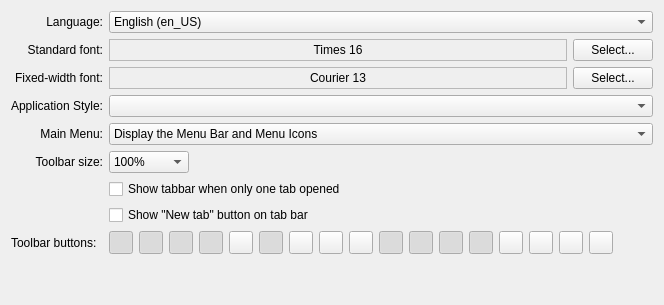
     <widget class="QWidget" name="tab_3">
      <attribute name="title">
       <string>Appearance</string>
      </attribute>
      <layout class="QVBoxLayout" name="verticalLayout">
       <item>
        <layout class="QGridLayout" name="apperanceGridLayout">
         <item row="5" column="1">
          <widget class="QComboBox" name="cbToolbarSize">
           <property name="maximumSize">
            <size>
             <width>80</width>
             <height>16777215</height>
            </size>
           </property>
           <property name="currentIndex">
            <number>5</number>
           </property>
           <item>
            <property name="text">
             <string>50%</string>
            </property>
           </item>
           <item>
            <property name="text">
             <string>60%</string>
            </property>
           </item>
           <item>
            <property name="text">
             <string>70%</string>
            </property>
           </item>
           <item>
            <property name="text">
             <string>80%</string>
            </property>
           </item>
           <item>
            <property name="text">
             <string>90%</string>
            </property>
           </item>
           <item>
            <property name="text">
             <string>100%</string>
            </property>
           </item>
           <item>
            <property name="text">
             <string>110%</string>
            </property>
           </item>
           <item>
            <property name="text">
             <string>120%</string>
            </property>
           </item>
           <item>
            <property name="text">
             <string>130%</string>
            </property>
           </item>
           <item>
            <property name="text">
             <string>140%</string>
            </property>
           </item>
           <item>
            <property name="text">
             <string>150%</string>
            </property>
           </item>
          </widget>
         </item>
         <item row="3" column="1">
          <widget class="QComboBox" name="comboBoxStyle">
           <property name="sizeAdjustPolicy">
            <enum>QComboBox::AdjustToMinimumContentsLength</enum>
           </property>
          </widget>
         </item>
         <item row="1" column="1">
          <layout class="QHBoxLayout" name="horizontalLayout_3">
           <item>
            <widget class="QLabel" name="standardLabel">
             <property name="sizePolicy">
              <sizepolicy hsizetype="Expanding" vsizetype="Preferred">
               <horstretch>0</horstretch>
               <verstretch>0</verstretch>
              </sizepolicy>
             </property>
             <property name="frameShape">
              <enum>QFrame::StyledPanel</enum>
             </property>
             <property name="text">
              <string>Times 16</string>
             </property>
             <property name="alignment">
              <set>Qt::AlignCenter</set>
             </property>
            </widget>
           </item>
           <item>
            <widget class="QPushButton" name="standardFontButton">
             <property name="text">
              <string>Select...</string>
             </property>
            </widget>
           </item>
          </layout>
         </item>
         <item row="0" column="1">
          <widget class="QComboBox" name="comboLangs">
           <item>
            <property name="text">
             <string>English (en_US)</string>
            </property>
           </item>
           <item>
            <property name="text">
             <string>Chinese Traditional (zh_tw)</string>
            </property>
           </item>
           <item>
            <property name="text">
             <string>Chinese Simplified (zh_cn)</string>
            </property>
           </item>
           <item>
            <property name="text">
             <string>Czech (cz)</string>
            </property>
           </item>
           <item>
            <property name="text">
             <string>Farsi (fa)</string>
            </property>
           </item>
           <item>
            <property name="text">
             <string>French (fr)</string>
            </property>
           </item>
           <item>
            <property name="text">
             <string>German (de)</string>
            </property>
           </item>
           <item>
            <property name="text">
             <string>Hungarian (hu)</string>
            </property>
           </item>
           <item>
            <property name="text">
             <string>Italian (it)</string>
            </property>
           </item>
           <item>
            <property name="text">
             <string>Japanese (ja)</string>
            </property>
           </item>
           <item>
            <property name="text">
             <string>Russian (ru_RU)</string>
            </property>
           </item>
           <item>
            <property name="text">
             <string>Spanish (es)</string>
            </property>
           </item>
           <item>
            <property name="text">
             <string>Swedish (sv)</string>
            </property>
           </item>
          </widget>
         </item>
         <item row="4" column="1">
          <widget class="QComboBox" name="comboMainMenu">
           <item>
            <property name="text">
             <string>Display the Menu Bar and Menu Icons</string>
            </property>
           </item>
           <item>
            <property name="text">
             <string>Display the Menu Bar, but hide Menu Icons (re-start is required when changed)</string>
            </property>
           </item>
           <item>
            <property name="text">
             <string>Hide the Menu Bar (functionality can be accessed via Shortcuts)</string>
            </property>
           </item>
          </widget>
         </item>
         <item row="2" column="0">
          <widget class="QLabel" name="label_6">
           <property name="text">
            <string>Fixed-width font:</string>
           </property>
           <property name="alignment">
            <set>Qt::AlignRight|Qt::AlignTrailing|Qt::AlignVCenter</set>
           </property>
          </widget>
         </item>
         <item row="1" column="0">
          <widget class="QLabel" name="label_5">
           <property name="text">
            <string>Standard font:</string>
           </property>
           <property name="alignment">
            <set>Qt::AlignRight|Qt::AlignTrailing|Qt::AlignVCenter</set>
           </property>
          </widget>
         </item>
         <item row="9" column="0">
          <widget class="QLabel" name="label_24">
           <property name="text">
            <string>Toolbar buttons:</string>
           </property>
          </widget>
         </item>
         <item row="5" column="0">
          <widget class="QLabel" name="label_23">
           <property name="text">
            <string>Toolbar size:</string>
           </property>
           <property name="alignment">
            <set>Qt::AlignRight|Qt::AlignTrailing|Qt::AlignVCenter</set>
           </property>
          </widget>
         </item>
         <item row="2" column="1">
          <layout class="QHBoxLayout" name="horizontalLayout_4">
           <item>
            <widget class="QLabel" name="fixedLabel">
             <property name="sizePolicy">
              <sizepolicy hsizetype="Expanding" vsizetype="Preferred">
               <horstretch>0</horstretch>
               <verstretch>0</verstretch>
              </sizepolicy>
             </property>
             <property name="frameShape">
              <enum>QFrame::StyledPanel</enum>
             </property>
             <property name="text">
              <string>Courier 13</string>
             </property>
             <property name="alignment">
              <set>Qt::AlignCenter</set>
             </property>
            </widget>
           </item>
           <item>
            <widget class="QPushButton" name="fixedFontButton">
             <property name="text">
              <string>Select...</string>
             </property>
            </widget>
           </item>
          </layout>
         </item>
         <item row="3" column="0">
          <widget class="QLabel" name="label_15">
           <property name="text">
            <string>Application Style:</string>
           </property>
           <property name="alignment">
            <set>Qt::AlignLeading|Qt::AlignLeft|Qt::AlignRight|Qt::AlignTrailing|Qt::AlignVCenter</set>
           </property>
          </widget>
         </item>
         <item row="0" column="0">
          <widget class="QLabel" name="label_22">
           <property name="text">
            <string>Language:</string>
           </property>
           <property name="alignment">
            <set>Qt::AlignLeading|Qt::AlignLeft|Qt::AlignRight|Qt::AlignTrailing|Qt::AlignVCenter</set>
           </property>
          </widget>
         </item>
         <item row="9" column="1">
          <layout class="QHBoxLayout" name="horizontalLayout_5">
           <item>
            <widget class="QToolButton" name="tbGoBack">
             <property name="maximumSize">
              <size>
               <width>31</width>
               <height>31</height>
              </size>
             </property>
             <property name="toolTip">
              <string>Back</string>
             </property>
             <property name="icon">
              <iconset>
               <normaloff>://arrow_left_green.png</normaloff>://arrow_left_green.png</iconset>
             </property>
             <property name="checkable">
              <bool>true</bool>
             </property>
             <property name="checked">
              <bool>true</bool>
             </property>
             <property name="toolButtonStyle">
              <enum>Qt::ToolButtonTextBesideIcon</enum>
             </property>
            </widget>
           </item>
           <item>
            <widget class="QToolButton" name="tbGoForward">
             <property name="maximumSize">
              <size>
               <width>31</width>
               <height>31</height>
              </size>
             </property>
             <property name="toolTip">
              <string>Forward</string>
             </property>
             <property name="icon">
              <iconset>
               <normaloff>://arrow_right_green.png</normaloff>://arrow_right_green.png</iconset>
             </property>
             <property name="checkable">
              <bool>true</bool>
             </property>
             <property name="checked">
              <bool>true</bool>
             </property>
             <property name="toolButtonStyle">
              <enum>Qt::ToolButtonTextBesideIcon</enum>
             </property>
            </widget>
           </item>
           <item>
            <widget class="QToolButton" name="tbHome">
             <property name="maximumSize">
              <size>
               <width>31</width>
               <height>31</height>
              </size>
             </property>
             <property name="toolTip">
              <string>Home</string>
             </property>
             <property name="icon">
              <iconset>
               <normaloff>://house.png</normaloff>://house.png</iconset>
             </property>
             <property name="checkable">
              <bool>true</bool>
             </property>
             <property name="checked">
              <bool>true</bool>
             </property>
             <property name="toolButtonStyle">
              <enum>Qt::ToolButtonTextBesideIcon</enum>
             </property>
            </widget>
           </item>
           <item>
            <widget class="QToolButton" name="tbAddBook">
             <property name="maximumSize">
              <size>
               <width>31</width>
               <height>31</height>
              </size>
             </property>
             <property name="toolTip">
              <string>Add Bookmark</string>
             </property>
             <property name="icon">
              <iconset>
               <normaloff>://add2.png</normaloff>://add2.png</iconset>
             </property>
             <property name="checkable">
              <bool>true</bool>
             </property>
             <property name="checked">
              <bool>true</bool>
             </property>
             <property name="toolButtonStyle">
              <enum>Qt::ToolButtonTextBesideIcon</enum>
             </property>
            </widget>
           </item>
           <item>
            <widget class="QToolButton" name="tbBookmarks">
             <property name="maximumSize">
              <size>
               <width>31</width>
               <height>31</height>
              </size>
             </property>
             <property name="toolTip">
              <string>Show All Bookmarks</string>
             </property>
             <property name="icon">
              <iconset>
               <normaloff>://bookmarks.png</normaloff>://bookmarks.png</iconset>
             </property>
             <property name="checkable">
              <bool>true</bool>
             </property>
             <property name="checked">
              <bool>false</bool>
             </property>
             <property name="toolButtonStyle">
              <enum>Qt::ToolButtonTextBesideIcon</enum>
             </property>
            </widget>
           </item>
           <item>
            <widget class="QToolButton" name="tbRefresh">
             <property name="maximumSize">
              <size>
               <width>31</width>
               <height>31</height>
              </size>
             </property>
             <property name="toolTip">
              <string>Refresh / Go</string>
             </property>
             <property name="icon">
              <iconset>
               <normaloff>://nav_refresh_green.png</normaloff>://nav_refresh_green.png</iconset>
             </property>
             <property name="checkable">
              <bool>true</bool>
             </property>
             <property name="checked">
              <bool>true</bool>
             </property>
             <property name="toolButtonStyle">
              <enum>Qt::ToolButtonTextBesideIcon</enum>
             </property>
            </widget>
           </item>
           <item>
            <widget class="QToolButton" name="tbVirtKeyb">
             <property name="maximumSize">
              <size>
               <width>31</width>
               <height>31</height>
              </size>
             </property>
             <property name="toolTip">
              <string>Virtual Keyboard</string>
             </property>
             <property name="icon">
              <iconset>
               <normaloff>://keyboard.png</normaloff>://keyboard.png</iconset>
             </property>
             <property name="checkable">
              <bool>true</bool>
             </property>
             <property name="checked">
              <bool>false</bool>
             </property>
             <property name="toolButtonStyle">
              <enum>Qt::ToolButtonTextBesideIcon</enum>
             </property>
            </widget>
           </item>
           <item>
            <widget class="QToolButton" name="tbTextSize">
             <property name="maximumSize">
              <size>
               <width>31</width>
               <height>31</height>
              </size>
             </property>
             <property name="toolTip">
              <string>Change Text Size</string>
             </property>
             <property name="icon">
              <iconset>
               <normaloff>://textsize.png</normaloff>://textsize.png</iconset>
             </property>
             <property name="checkable">
              <bool>true</bool>
             </property>
             <property name="checked">
              <bool>false</bool>
             </property>
             <property name="toolButtonStyle">
              <enum>Qt::ToolButtonTextBesideIcon</enum>
             </property>
            </widget>
           </item>
           <item>
            <widget class="QToolButton" name="tbJavaScript">
             <property name="maximumSize">
              <size>
               <width>31</width>
               <height>31</height>
              </size>
             </property>
             <property name="toolTip">
              <string>&lt;html&gt;&lt;head/&gt;&lt;body&gt;&lt;p&gt;Disable JavaScript&lt;/p&gt;&lt;/body&gt;&lt;/html&gt;</string>
             </property>
             <property name="icon">
              <iconset resource="data/data.qrc">
               <normaloff>:/javascript.png</normaloff>:/javascript.png</iconset>
             </property>
             <property name="checkable">
              <bool>true</bool>
             </property>
             <property name="checked">
              <bool>false</bool>
             </property>
             <property name="toolButtonStyle">
              <enum>Qt::ToolButtonTextBesideIcon</enum>
             </property>
            </widget>
           </item>
           <item>
            <widget class="QToolButton" name="tbCompatibility">
             <property name="maximumSize">
              <size>
               <width>31</width>
               <height>31</height>
              </size>
             </property>
             <property name="toolTip">
              <string>Compatibility</string>
             </property>
             <property name="icon">
              <iconset>
               <normaloff>://logo.png</normaloff>://logo.png</iconset>
             </property>
             <property name="checkable">
              <bool>true</bool>
             </property>
             <property name="checked">
              <bool>true</bool>
             </property>
             <property name="toolButtonStyle">
              <enum>Qt::ToolButtonTextBesideIcon</enum>
             </property>
            </widget>
           </item>
           <item>
            <widget class="QToolButton" name="tbAppStyle">
             <property name="maximumSize">
              <size>
               <width>31</width>
               <height>31</height>
              </size>
             </property>
             <property name="toolTip">
              <string>Application Style</string>
             </property>
             <property name="icon">
              <iconset>
               <normaloff>://app_style.png</normaloff>://app_style.png</iconset>
             </property>
             <property name="checkable">
              <bool>true</bool>
             </property>
             <property name="checked">
              <bool>true</bool>
             </property>
             <property name="toolButtonStyle">
              <enum>Qt::ToolButtonTextBesideIcon</enum>
             </property>
            </widget>
           </item>
           <item>
            <widget class="QToolButton" name="tbPrivMode">
             <property name="maximumSize">
              <size>
               <width>31</width>
               <height>31</height>
              </size>
             </property>
             <property name="toolTip">
              <string>Privacy Mode</string>
             </property>
             <property name="icon">
              <iconset>
               <normaloff>://spy.png</normaloff>://spy.png</iconset>
             </property>
             <property name="checkable">
              <bool>true</bool>
             </property>
             <property name="checked">
              <bool>true</bool>
             </property>
             <property name="toolButtonStyle">
              <enum>Qt::ToolButtonTextBesideIcon</enum>
             </property>
            </widget>
           </item>
           <item>
            <widget class="QToolButton" name="tbPrefs">
             <property name="maximumSize">
              <size>
               <width>31</width>
               <height>31</height>
              </size>
             </property>
             <property name="toolTip">
              <string>Preferences</string>
             </property>
             <property name="icon">
              <iconset>
               <normaloff>://settings.png</normaloff>://settings.png</iconset>
             </property>
             <property name="checkable">
              <bool>true</bool>
             </property>
             <property name="checked">
              <bool>true</bool>
             </property>
             <property name="toolButtonStyle">
              <enum>Qt::ToolButtonTextBesideIcon</enum>
             </property>
            </widget>
           </item>
           <item>
            <widget class="QToolButton" name="tbInspect">
             <property name="maximumSize">
              <size>
               <width>31</width>
               <height>31</height>
              </size>
             </property>
             <property name="toolTip">
              <string>Inspect Element</string>
             </property>
             <property name="icon">
              <iconset>
               <normaloff>://inspect.png</normaloff>://inspect.png</iconset>
             </property>
             <property name="checkable">
              <bool>true</bool>
             </property>
             <property name="checked">
              <bool>false</bool>
             </property>
             <property name="toolButtonStyle">
              <enum>Qt::ToolButtonTextBesideIcon</enum>
             </property>
            </widget>
           </item>
           <item>
            <widget class="QToolButton" name="tbProxy">
             <property name="maximumSize">
              <size>
               <width>31</width>
               <height>31</height>
              </size>
             </property>
             <property name="toolTip">
              <string>Proxy On/Off</string>
             </property>
             <property name="icon">
              <iconset>
               <normaloff>://proxy.png</normaloff>://proxy.png</iconset>
             </property>
             <property name="checkable">
              <bool>true</bool>
             </property>
             <property name="checked">
              <bool>false</bool>
             </property>
             <property name="toolButtonStyle">
              <enum>Qt::ToolButtonTextBesideIcon</enum>
             </property>
            </widget>
           </item>
           <item>
            <widget class="QToolButton" name="tbImages">
             <property name="maximumSize">
              <size>
               <width>31</width>
               <height>31</height>
              </size>
             </property>
             <property name="toolTip">
              <string>Images On/Off</string>
             </property>
             <property name="icon">
              <iconset>
               <normaloff>://images.png</normaloff>://images.png</iconset>
             </property>
             <property name="checkable">
              <bool>true</bool>
             </property>
             <property name="checked">
              <bool>false</bool>
             </property>
             <property name="toolButtonStyle">
              <enum>Qt::ToolButtonTextBesideIcon</enum>
             </property>
            </widget>
           </item>
           <item>
            <widget class="QToolButton" name="tbReset">
             <property name="maximumSize">
              <size>
               <width>31</width>
               <height>31</height>
              </size>
             </property>
             <property name="toolTip">
              <string>Reset QtWeb</string>
             </property>
             <property name="icon">
              <iconset>
               <normaloff>://delete.png</normaloff>://delete.png</iconset>
             </property>
             <property name="checkable">
              <bool>true</bool>
             </property>
             <property name="checked">
              <bool>false</bool>
             </property>
             <property name="toolButtonStyle">
              <enum>Qt::ToolButtonTextBesideIcon</enum>
             </property>
            </widget>
           </item>
           <item>
            <spacer name="horizontalSpacer">
             <property name="orientation">
              <enum>Qt::Horizontal</enum>
             </property>
             <property name="sizeHint" stdset="0">
              <size>
               <width>40</width>
               <height>20</height>
              </size>
             </property>
            </spacer>
           </item>
          </layout>
         </item>
         <item row="4" column="0">
          <widget class="QLabel" name="label_14">
           <property name="text">
            <string>Main Menu:</string>
           </property>
           <property name="alignment">
            <set>Qt::AlignLeading|Qt::AlignLeft|Qt::AlignRight|Qt::AlignTrailing|Qt::AlignVCenter</set>
           </property>
          </widget>
         </item>
         <item row="7" column="1">
          <widget class="QCheckBox" name="cbShowNewTabButton">
           <property name="text">
            <string>Show &quot;New tab&quot; button on tab bar</string>
           </property>
          </widget>
         </item>
         <item row="6" column="1">
          <widget class="QCheckBox" name="cbShowOneTab">
           <property name="text">
            <string>Show tabbar when only one tab opened</string>
           </property>
          </widget>
         </item>
        </layout>
       </item>
       <item>
        <spacer name="verticalSpacer_2">
         <property name="orientation">
          <enum>Qt::Vertical</enum>
         </property>
         <property name="sizeHint" stdset="0">
          <size>
           <width>20</width>
           <height>40</height>
          </size>
         </property>
        </spacer>
       </item>
      </layout>
     </widget>
